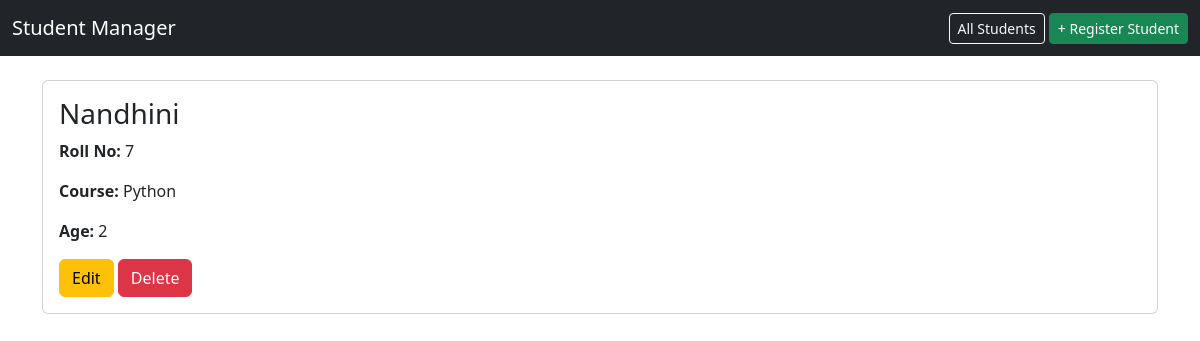
Page /students/5/ on the committed database.
### students/models.py (models this page shows, shortened)
class Student(models.Model):
    name = models.CharField(max_length=100)
    roll_no = models.CharField(max_length=20, unique=True)
    course = models.CharField(max_length=50)
    age = models.PositiveIntegerField()

### students/views.py (the view)
# urls.py: path('students/<int:pk>/', StudentDetailView.as_view(), name='student-detail'),
class StudentDetailView(DetailView):
    model = Student
    template_name = "students/student_detail.html"

### students/templates/students/student_detail.html
{% extends 'students/base.html' %}
{% block content %}
<div class="card">
  <div class="card-body">
    <h3 class="card-title">{{ object.name }}</h3>
    <p><strong>Roll No:</strong> {{ object.roll_no }}</p>
    <p><strong>Course:</strong> {{ object.course }}</p>
    <p><strong>Age:</strong> {{ object.age }}</p>
    <a href="{% url 'student-update' object.id %}" class="btn btn-warning">Edit</a>
    <a href="{% url 'student-delete' object.id %}" class="btn btn-danger">Delete</a>
  </div>
</div>
{% endblock %}

### rows in the picture
Student: name "Nandhini", roll_no "7", course "Python", age "2"
